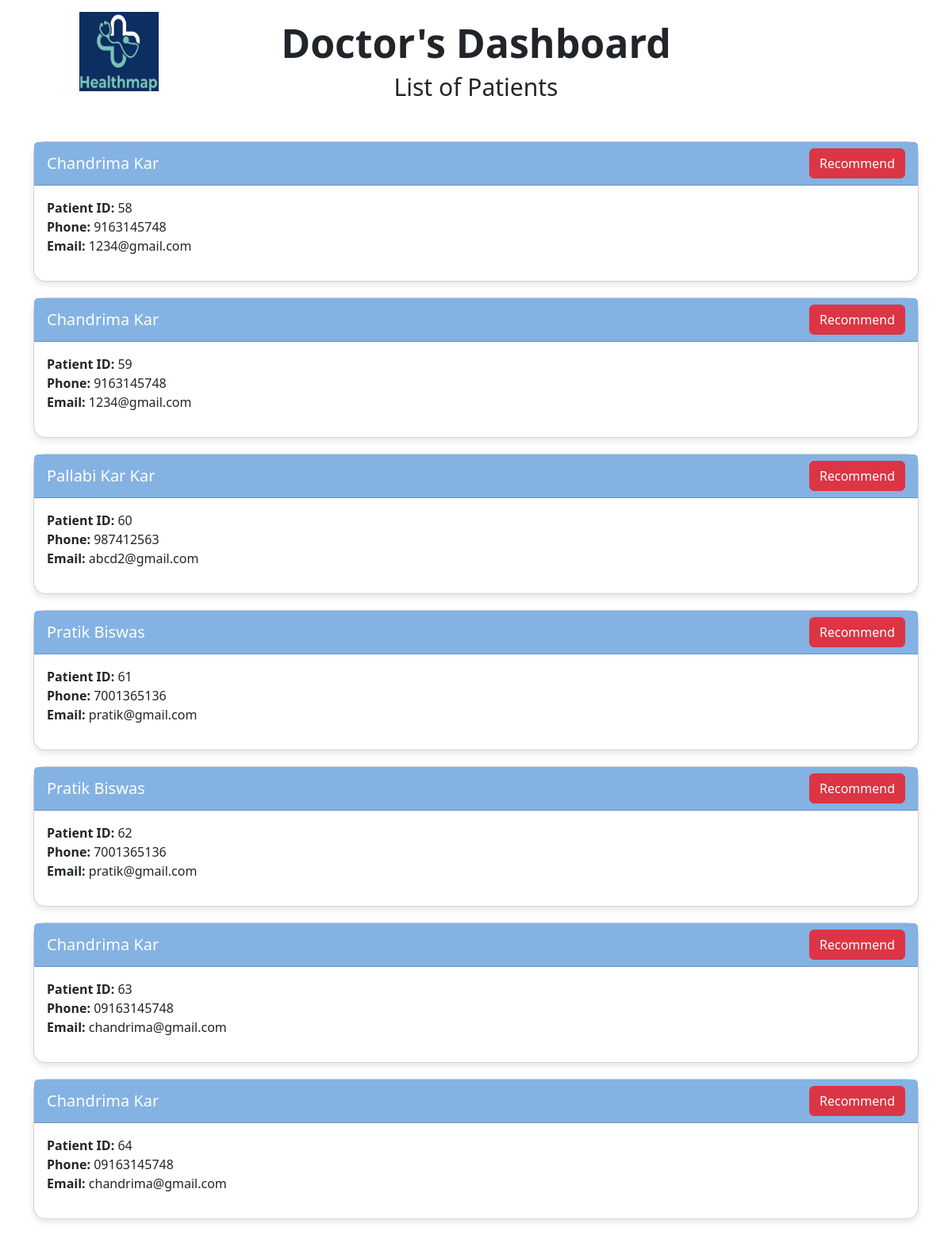
Page /data on the earlier database version.
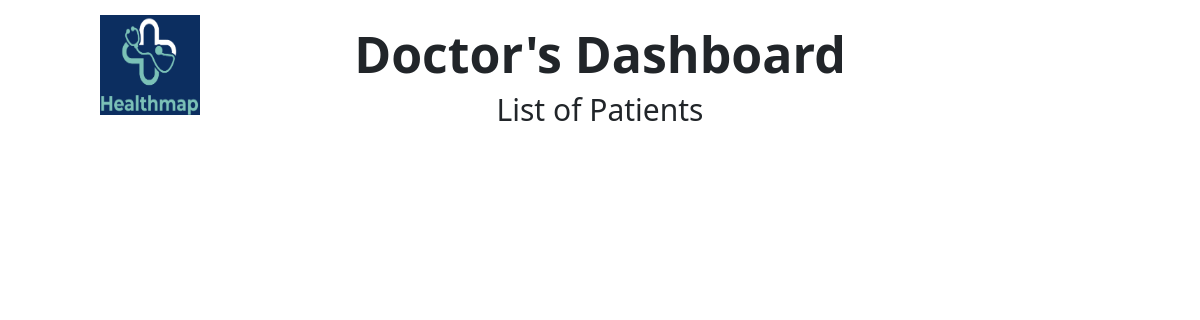
Same page on the later database version.
### app.py (models this page shows)
class Symptoms(db.Model):
    __tablename__ = 'symptoms'
    id = db.Column(db.Integer, primary_key=True, nullable=False, autoincrement=True, unique=True)
    fname = db.Column(db.String(30), nullable=False)
    lname = db.Column(db.String(30), nullable=False)
    phone = db.Column(db.String(13), nullable=False)
    email = db.Column(db.String(40), nullable=False)
    symp1 = db.Column(db.String(30), nullable=False)
    symp2 = db.Column(db.String(30))
    symp3 = db.Column(db.String(30))
    symp4 = db.Column(db.String(30))

### app.py (the view)
@app.route("/data")
def data():
    user_data = Symptoms.query.all()
    disease=Disease.query.all()
    description=Description.query.all()
    precautions = Precautions.query.all()
    medications=Medications.query.all()
    workout=Workout.query.all()
    diet=Diet.query.all()
    return render_template("doctors.html", user_data=user_data,disease=disease,description=description, precautions=precautions, medications=medications,workout=workout,diet=diet)

### templates/doctors.html (shortened to what this page needs)
<!DOCTYPE html>
<html lang="en">
  <head>
    <link
      href="https://cdn.jsdelivr.net/npm/bootstrap@5.3.3/dist/css/bootstrap.min.css"
      rel="stylesheet"
    />
  </head>
  <body>
    <div class="">
      <div style="position: absolute; left: 100px; top: 15px">
        <img
          src="../static/img/logo6.png"
          alt="logo"
          style="border-radius: 0px; width: 100px; height: 100px"
        />
      </div>
      <h1
        class="mb-2 mt-4 text-center"
        style="font-weight: 700; font-size: 50px"
      >
        Doctor's Dashboard
      </h1>
      <h2 class="mb-4 text-center" style="font-weight: 300; font-size: 30px">
        List of Patients
      </h2>
      <div class="container">
        {% for data in user_data %}
        <div class="card">
          <div class="card-header">
            {{ data.fname }} {{ data.lname }}
            <button
              class="btn btn-danger"
              onclick="toggleRecommendation('{{ data.id }}')"
            >
              Recommend
            </button>
          </div>
          <div class="card-body">
            <p class="card-text">
              <strong>Patient ID:</strong> {{ data.id }}<br />
              <strong>Phone:</strong> {{ data.phone }}<br />
              <strong>Email:</strong> {{ data.email }}<br />
            </p>
          </div>
        </div>
        {% endfor %}
      </div>
    </div>
  </body>
</html>

### templates/doctors.html (style rules this page uses)
body { margin: 0; padding: 0; }

Differences in the rows shown:
removed Symptoms: fname "Chandrima", lname "Kar", id "58", phone "9163145748", email "1234@gmail.com"
removed Symptoms: fname "Chandrima", lname "Kar", id "59", phone "9163145748", email "1234@gmail.com"
removed Symptoms: fname "Pallabi Kar", lname "Kar", id "60", phone "987412563", email "abcd2@gmail.com"
removed Symptoms: fname "Pratik", lname "Biswas", id "61", phone "7001365136", email "pratik@gmail.com"
removed Symptoms: fname "Pratik", lname "Biswas", id "62", phone "7001365136", email "pratik@gmail.com"
removed Symptoms: fname "Chandrima", lname "Kar", id "63", phone "09163145748", email "chandrima@gmail.com"
removed Symptoms: fname "Chandrima", lname "Kar", id "64", phone "09163145748", email "chandrima@gmail.com"
